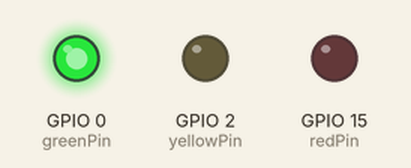
Bench run of a sketch on a simulated ESP32. Shown: output pins drawn as LEDs (lit = HIGH).

Above: at 2.5 s.
At 6.2 s:
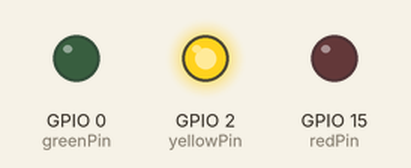
At 7.7 s:
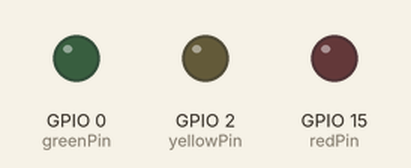
At 10.5 s:
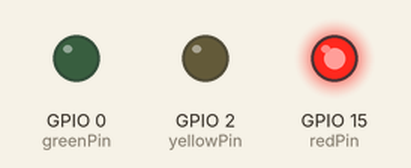
Timing chart, 0 to 16.9 s (numbered marks = the images above):
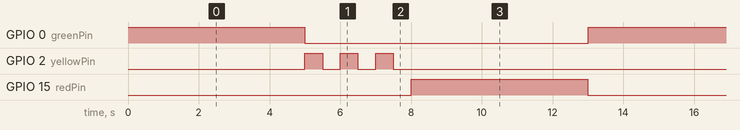

Measured:
- by itself, GPIO 0 (greenPin), GPIO 15 (redPin): alternates HIGH for 5.0 s and LOW for 8.0 s
- by itself, GPIO 2 (yellowPin): repeats every 13.0 s: 2 × (LOW 0.50 s, HIGH 0.50 s), LOW 10.5 s, HIGH 0.50 s
- by itself, everything shown: repeats every 13.0 s, in 9 steps

The sketch:

Traffic_Light.ino
```cpp
//*************************************************************************************
/*
 * Filename    : Traffic_Light
 * Description : Simulated traffic lights
 * Auther      : http://www.keyestudio.com
*/
int redPin = 15;   //Red LED connected to GPIO15
int yellowPin = 2; //Yellow LED connected to GPIO2
int greenPin = 0;   //Green LED connected to GPIO0

void setup() {
  //LED interfaces are set to output mode
  pinMode(greenPin, OUTPUT);
  pinMode(yellowPin, OUTPUT);
  pinMode(redPin, OUTPUT);
}

void loop() {
  digitalWrite(greenPin, HIGH); //Lighting green LED
  delay(5000);  //Delay for 5 seconds
  digitalWrite(greenPin, LOW); //Turn off green LEDS
  for (int i = 1; i <= 3; i = i + 1) {  //run three times
    digitalWrite(yellowPin, HIGH); //Lighting yellow LED
    delay(500); //Delay for 0.5 seconds
    digitalWrite(yellowPin, LOW); //Turn off yellow LED
    delay(500); //Delay for 0.5 seconds
  }
  digitalWrite(redPin, HIGH); //Lighting red LED
  delay(5000);  //Delay5s
  digitalWrite(redPin, LOW); //Turn off red LED
}
//*************************************************************************************
```
